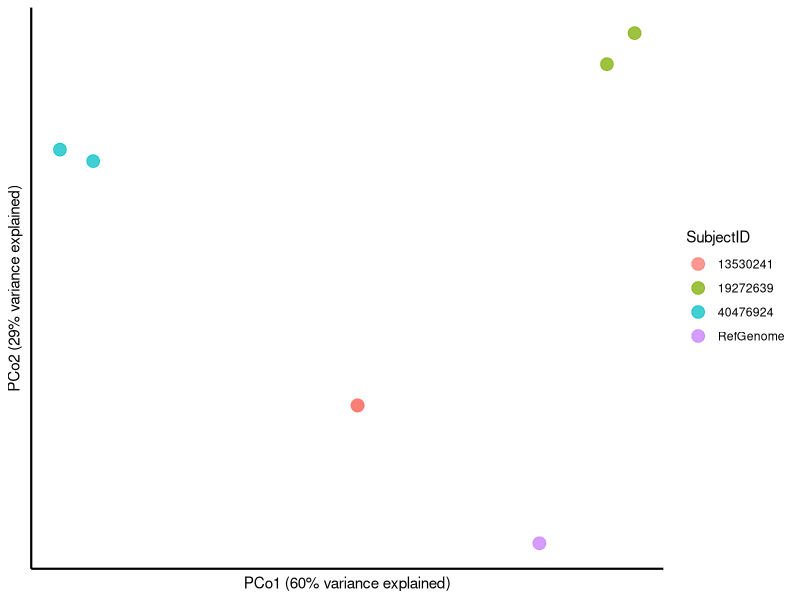

Source code (R):
# Generate ordination plot from distance matrix calculated from StrainPhlAn multiple sequence alignment file

# These files need to be in your working directory:
# s__eubacterium_siraeum.distmat_4R.txt
# metadata.txt

# load libraries
library(ggplot2)
library(vegan)

# load triangular distance matrix 
e.sir.dist <- read.table( 's__eubacterium_siraeum.distmat_4R.txt', sep = "\t", row.names = 1, header = T )
# remove X from colnames
colnames( e.sir.dist ) <- gsub( "X", "", colnames( e.sir.dist ))
# make symmetric, add lower triangle to upper triangle
e.sir.dist[lower.tri(e.sir.dist)] <- t(e.sir.dist)[lower.tri(e.sir.dist)]
dim(e.sir.dist)  # should be 7 by 7 matrix
# ordinate on the distance matrix
e.sir.pcoa <- cmdscale( e.sir.dist, eig = T )
# variance explained 
head(eigenvals(e.sir.pcoa)/sum(eigenvals(e.sir.pcoa)))
# get scores for plotting
e.sir.scores <- as.data.frame( e.sir.pcoa$points )

# read in metadata file
e.sir.meta <- read.delim( 'metadata.txt', header = T, sep = "\t", row.names = 1 )
# append to e.sir.scores
e.sir.scores.meta <- merge( e.sir.scores, e.sir.meta, by = 'row.names' )
# set first column as rownames and remove it
rownames( e.sir.scores.meta ) <- e.sir.scores.meta[,1]
e.sir.scores.meta[,1] <- NULL
# change colnames
colnames(e.sir.scores.meta) <- c( "PCo1", "PCo2", "SubjectID" )

# plot ordination
png( 'strainphlan_ordination.png', width = 750, height = 600, res = 150 )

ggplot( e.sir.scores.meta, aes(PCo1, PCo2, color=SubjectID) ) + 
  geom_point(size = 4, alpha = 0.75) + theme_classic() + 
  theme(axis.line.x = element_line(colour = 'black', size=0.75, linetype='solid'),
        axis.line.y = element_line(colour = 'black', size=0.75, linetype='solid'),
        axis.ticks = element_blank(), axis.text = element_blank()) + 
  xlab("PCo1 (60% variance explained)") + ylab( "PCo2 (29% variance explained)" )

dev.off()
# NOTE that the two samples from subject 13530241 have identical strains, which in this case is an artefact of subsampling. 
